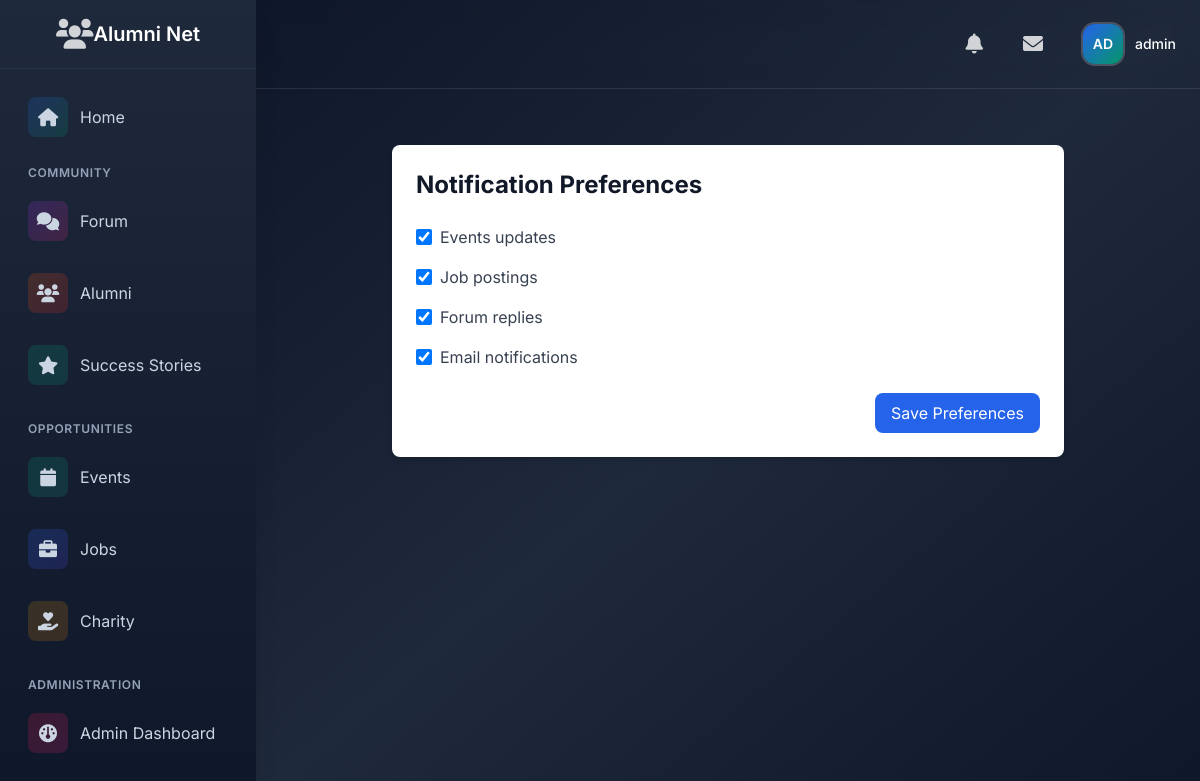
Screenshot of /notifications/preferences/ (signed in) with the database file from the repository.
### users/models.py (models this page shows, shortened)
class User(AbstractUser):
    USER_TYPES = (
        ('admin', 'Admin'),
        ('alumni', 'Alumni'),
        ('student', 'Student'),
    )
    INDUSTRY_CHOICES = (
        ('it', 'Information Technology'),
        ('finance', 'Finance'),
        ('healthcare', 'Healthcare'),
        ('education', 'Education'),
        ('manufacturing', 'Manufacturing'),
        ('retail', 'Retail'),
        ('consulting', 'Consulting'),
        ('marketing', 'Marketing'),
        ('other', 'Other')
    )
    AVAILABILITY_CHOICES = (
        ('available', 'Available for Mentorship'),
        ('limited', 'Limited Availability'),
        ('unavailable', 'Not Available'),
    )
    user_type = models.CharField(max_length=10, choices=USER_TYPES, default='student')
    profile_picture = models.ImageField(upload_to='profile_pics/', null=True, blank=True)
    bio = models.TextField(max_length=500, blank=True)
    graduation_year = models.IntegerField(null=True, blank=True)
    current_job_title = models.CharField(max_length=100, blank=True)
    current_company = models.CharField(max_length=100, blank=True)
    industry = models.CharField(max_length=20, choices=INDUSTRY_CHOICES, blank=True)
    years_of_experience = models.PositiveIntegerField(default=0)
    skills = models.TextField(help_text="Enter skills separated by commas", blank=True)
    achievements = models.TextField(blank=True)
    certifications = models.TextField(help_text="Enter certifications separated by commas", blank=True)
    linkedin_profile = models.URLField(max_length=200, blank=True)
    portfolio_link = models.URLField(max_length=200, blank=True)
    mentorship_availability = models.CharField(
        max_length=20,
        choices=AVAILABILITY_CHOICES,
        blank=True
    )
    email_verified = models.BooleanField(default=False)

### notifications/models.py (models this page shows, shortened)
class NotificationPreference(models.Model):
    user = models.OneToOneField(settings.AUTH_USER_MODEL, on_delete=models.CASCADE)
    events_updates = models.BooleanField(default=True)
    job_postings = models.BooleanField(default=True)
    forum_replies = models.BooleanField(default=True)
    email_notifications = models.BooleanField(default=True)

### notifications/views.py (the view)
# urls.py: path('preferences/', views.notification_preferences, name='preferences'),
@login_required
def notification_preferences(request):
    preference, created = NotificationPreference.objects.get_or_create(user=request.user)
    if request.method == 'POST':
        form = NotificationPreferenceForm(request.POST, instance=preference)
        if form.is_valid():
            form.save()
            messages.success(request, 'Notification preferences updated successfully!')
            return redirect('notifications:preferences')
    else:
        form = NotificationPreferenceForm(instance=preference)
    return render(request, 'notifications/preferences.html', {'form': form})

### notifications/forms.py
class NotificationPreferenceForm(forms.ModelForm):
    class Meta:
        model = NotificationPreference
        fields = ['events_updates', 'job_postings', 'forum_replies', 'email_notifications']
        widgets = {
            field: forms.CheckboxInput(attrs={'class': 'form-checkbox h-4 w-4 text-blue-600'})
            for field in fields
        }

### forum/templatetags/user_tags.py (called while the page is built)
@register.filter
def get_initials(user):
    if user.get_full_name():
        names = user.get_full_name().split()
        initials = ''.join(name[0].upper() for name in names if name)
    else:
        initials = user.username[0:2].upper()
    return initials

### messaging/context_processors.py (called while the page is built)
def unread_message_count(request):
    if request.user.is_authenticated:
        count = Message.objects.filter(
            conversation__participants=request.user,
            sender__in=request.user.conversations.values_list('participants', flat=True),
            is_read=False
        ).exclude(sender=request.user).count()
        return {'unread_message_count': count}
    return {'unread_message_count': 0}

### messaging/templatetags/message_tags.py (called while the page is built)
@register.inclusion_tag('messaging/tags/message_badge.html')
def message_badge(user=None):
    if not user or not user.is_authenticated:
        return {'unread_count': 0}
    conversations = Conversation.objects.filter(participants=user)
    unread_count = Message.objects.filter(
        conversation__in=conversations,
        is_read=False
    ).exclude(sender=user).count()
    return {'unread_count': unread_count}

### notifications/context_processors.py (called while the page is built)
def notification_count(request):
    if request.user.is_authenticated:
        unread_count = request.user.notifications.filter(read=False).count()
        return {'unread_notification_count': unread_count}
    return {'unread_notification_count': 0}

### notifications/templatetags/notification_tags.py (called while the page is built)
@register.inclusion_tag('notifications/notification_badge.html', takes_context=True)
def notification_badge(context):
    user = context['user']
    unread_count = 0
    if user.is_authenticated:
        unread_count = Notification.objects.filter(recipient=user, read=False).count()
    return {'unread_count': unread_count}

### notifications/templates/notifications/preferences.html (shortened to what this page needs)
{% extends 'base.html' %}
{% block content %}
<div class="container mx-auto px-4 py-8">
    <div class="max-w-2xl mx-auto">
        <div class="bg-white rounded-lg shadow-md p-6">
            <h1 class="text-2xl font-bold text-gray-900 mb-6">Notification Preferences</h1>
            <form method="post">
                <div class="space-y-4">
                    {% for field in form %}
                        <div class="flex items-center">
                            {{ field }}
                            <label for="{{ field.id_for_label }}" class="ml-2 text-gray-700">
                                {{ field.label }}
                            </label>
                        </div>
                    {% endfor %}
                </div>
                <div class="mt-6 flex justify-end">
                    <button type="submit"
                            class="px-4 py-2 bg-blue-600 text-white rounded-lg hover:bg-blue-700">
                        Save Preferences
                    </button>
                </div>
            </form>
        </div>
    </div>
</div>
{% endblock %}

### templates/base.html (shortened to what this page needs)
{% load static %}
{% load user_tags %}
{% load notification_tags %}
{% load message_tags %}
<!DOCTYPE html>
<html lang="en">
<head>
    <script src="https://cdn.tailwindcss.com"></script>
    <link rel="stylesheet" href="https://cdnjs.cloudflare.com/ajax/libs/font-awesome/6.0.0/css/all.min.css">
</head>
<body class="font-[Inter] bg-slate-900">
    <div class="min-h-screen flex flex-col md:flex-row">
        <aside class="fixed inset-y-0 left-0 bg-gradient-to-b from-slate-800 to-slate-900 shadow-xl w-64 transform -translate-x-full md:translate-x-0 transition-transform duration-300 ease-in-out z-30"
               id="sidebar">
            <div class="flex items-center justify-center p-4 border-b border-slate-700/50">
                <div class="text-white/80 hover:text-white transition-colors duration-200">
                    <i class="fas fa-users text-3xl"></i>
                </div>
                    <span class="text-xl font-semibold text-white">Alumni Net</span>
            </div>
            <nav class="p-4 space-y-4">
                {% if user.is_authenticated %}
                    <a href="{% url 'home' %}"
                       class="flex items-center space-x-3 p-3 rounded-xl hover:bg-white/10 text-slate-300 hover:text-white transition-all duration-200 group">
                        <div class="w-10 h-10 flex items-center justify-center rounded-lg bg-gradient-to-br from-blue-600/20 to-emerald-600/20 group-hover:from-blue-600/30 group-hover:to-emerald-600/30">
                            <i class="fas fa-home text-lg"></i>
                        </div>
                        <span>Home</span>
                    </a>
                    <div class="space-y-6">
                        <div class="space-y-2">
                            <p class="px-3 text-xs font-semibold text-slate-400 uppercase tracking-wider">Community</p>
                            <a href="{% url 'forum:category_list' %}"
                               class="flex items-center space-x-3 p-3 rounded-xl hover:bg-white/10 text-slate-300 hover:text-white transition-all duration-200 group">
                                <div class="w-10 h-10 flex items-center justify-center rounded-lg bg-gradient-to-br from-purple-600/20 to-pink-600/20 group-hover:from-purple-600/30 group-hover:to-pink-600/30">
                                    <i class="fas fa-comments text-lg"></i>
                                </div>
                                <span>Forum</span>
                            </a>
                            <a href="{% url 'users:alumni_directory' %}"
                               class="flex items-center space-x-3 p-3 rounded-xl hover:bg-white/10 text-slate-300 hover:text-white transition-all duration-200 group">
                                <div class="w-10 h-10 flex items-center justify-center rounded-lg bg-gradient-to-br from-orange-600/20 to-red-600/20 group-hover:from-orange-600/30 group-hover:to-red-600/30">
                                    <i class="fas fa-users text-lg"></i>
                                </div>
                                <span>Alumni</span>
                            </a>
                            <a href="{% url 'success:story_list' %}"
                               class="flex items-center space-x-3 p-3 rounded-xl hover:bg-white/10 text-slate-300 hover:text-white transition-all duration-200 group">
                                <div class="w-10 h-10 flex items-center justify-center rounded-lg bg-gradient-to-br from-emerald-600/20 to-teal-600/20 group-hover:from-emerald-600/30 group-hover:to-teal-600/30">
                                    <i class="fas fa-star text-lg"></i>
                                </div>
                                <span>Success Stories</span>
                            </a>
                        </div>
                        <div class="space-y-2">
                            <p class="px-3 text-xs font-semibold text-slate-400 uppercase tracking-wider">Opportunities</p>
                            <a href="{% url 'event_list' %}"
                               class="flex items-center space-x-3 p-3 rounded-xl hover:bg-white/10 text-slate-300 hover:text-white transition-all duration-200 group">
                                <div class="w-10 h-10 flex items-center justify-center rounded-lg bg-gradient-to-br from-emerald-600/20 to-teal-600/20 group-hover:from-emerald-600/30 group-hover:to-teal-600/30">
                                    <i class="fas fa-calendar text-lg"></i>
                                </div>
                                <span>Events</span>
                            </a>
                            <a href="{% url 'job_list' %}"
                               class="flex items-center space-x-3 p-3 rounded-xl hover:bg-white/10 text-slate-300 hover:text-white transition-all duration-200 group">
                                <div class="w-10 h-10 flex items-center justify-center rounded-lg bg-gradient-to-br from-blue-600/20 to-indigo-600/20 group-hover:from-blue-600/30 group-hover:to-indigo-600/30">
                                    <i class="fas fa-briefcase text-lg"></i>
                                </div>
                                <span>Jobs</span>
                            </a>
                            <a href="{% url 'fund_list' %}"
   class="flex items-center space-x-3 p-3 rounded-xl hover:bg-white/10 text-slate-300 hover:text-white transition-all duration-200 group">
    <div class="w-10 h-10 flex items-center justify-center rounded-lg bg-gradient-to-br from-yellow-600/20 to-amber-600/20 group-hover:from-yellow-600/30 group-hover:to-amber-600/30">
        <i class="fas fa-hand-holding-heart text-lg"></i>
    </div>
    <span>Charity</span>
</a>
                        </div>
                        {% if user.is_staff %}
                        <div class="space-y-2">
                            <p class="px-3 text-xs font-semibold text-slate-400 uppercase tracking-wider">Administration</p>
                            <a href="{% url 'admin_panel:dashboard' %}"
                               class="flex items-center space-x-3 p-3 rounded-xl hover:bg-white/10 text-slate-300 hover:text-white transition-all duration-200 group">
                                <div class="w-10 h-10 flex items-center justify-center rounded-lg bg-gradient-to-br from-rose-600/20 to-pink-600/20 group-hover:from-rose-600/30 group-hover:to-pink-600/30">
                                    <i class="fas fa-gauge text-lg"></i>
                                </div>
                                <span>Admin Dashboard</span>
                            </a>
                        </div>
                        {% endif %}
                    </div>
                {% endif %}
            </nav>
        </aside>
        <div class="flex-1 md:ml-64 relative bg-gradient-to-br from-slate-900 via-slate-800 to-slate-900">
            <header class="sticky top-0 z-20 backdrop-blur-md border-b border-white/10">
                <div class="relative flex items-center justify-between p-4 text-white">
                    <div class="flex items-center space-x-3 md:space-x-6">
                        {% if user.is_authenticated %}
                            <a href="{% url 'notifications:notification_list' %}" class="relative p-2 text-white/80 hover:text-white rounded-xl hover:bg-white/10 transition-colors duration-200">
                                <i class="fas fa-bell text-xl"></i>
                            </a>
                            <a href="{% url 'messaging:conversation_list' %}"
                               class="relative p-2 text-white/80 hover:text-white rounded-xl hover:bg-white/10 transition-colors duration-200">
                                <i class="fas fa-envelope text-xl"></i>
                            </a>
                            <div class="relative"
                                 x-data="{ open: false }"
                                 @keydown.escape.stop="open = false"
                                 @click.away="open = false">
                                <button @click="open = !open"
                                        class="flex items-center space-x-3 p-2 rounded-xl hover:bg-white/10 transition-all duration-200"
                                        :aria-expanded="open">
                                    <div class="relative">
                                        <div class="w-10 h-10 rounded-xl overflow-hidden ring-2 ring-white/20">
                                            {% if user.profile_picture %}
                                                <img src="{{ user.profile_picture.url }}"
                                                     alt="Profile"
                                                     class="h-full w-full object-cover">
                                            {% else %}
                                                <div class="profile-initials w-full h-full flex items-center justify-center bg-gradient-to-br from-blue-600 to-emerald-600">
                                                    <span class="text-white text-sm font-semibold">{{ user|get_initials }}</span>
                                                </div>
                                            {% endif %}
                                        </div>
                                    </div>
                                    <span class="text-sm font-medium text-white">{{ user.get_full_name|default:user.username }}</span>
                                </button>
                            </div>
                        {% endif %}
                    </div>
                </div>
            </header>
            <main class="relative p-4 md:p-6">
                {% block content %}{% endblock %}
            </main>
        </div>
    </div>
</body>
</html>

### templates/base.html (style rules this page uses)
.profile-initials { @apply w-full h-full flex items-center justify-center bg-gradient-to-br from-blue-600 to-emerald-600 text-white font-semibold text-lg; }

### rows the page displays
User: first_name+last_name+username "AD", get_full_name "admin"
NotificationPreference: form "☑" "☑" "☑" "☑"

### other values shown
{{ field.label }} "Events updates" "Job postings" "Forum replies" "Email notifications"
